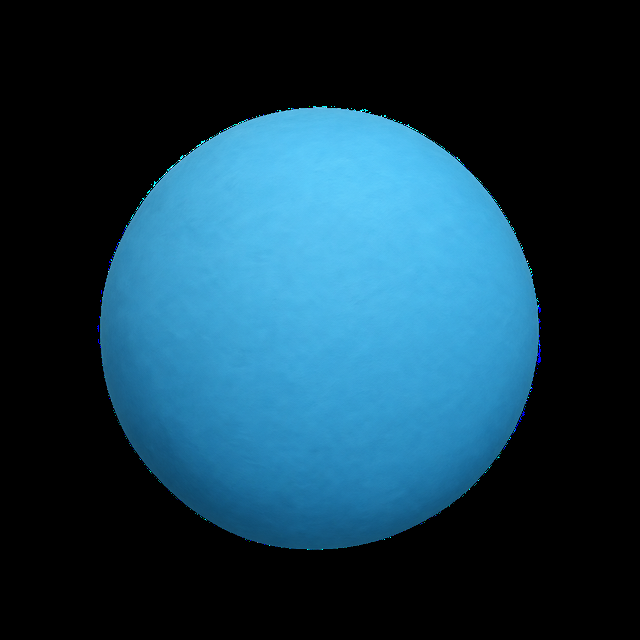
#> input picture arte/planetas/planeta-01/pecas/01-base-azul.png, 640 x 640 px
$ python preparar-planeta.py
#> lines starting #> are read from the running program, lines starting #| are printed output that depends on the picture; after the words box and inside, x2 and y2 are one past the last pixel; in counts of white or black regions, pixels touching at a corner belong together
#> in montar, base is the input picture: shape (640, 640, 4); mean B, G, R, A 75.6, 57.7, 21.5, 93.2
"""
Prepara um planeta de massinha dos Exploradores para o giro 3D (eixo vertical).

Entrada: várias imagens do MESMO planeta girando no próprio eixo vertical. Pode ser:
  • um STORYBOARD (uma imagem com vários quadros lado a lado, ex.: de 15° em 15°), ou
  • VISTAS soltas (frente, laterais, costas), cada uma num arquivo, com o ângulo.
Quanto mais quadros coerentes, melhor: entre dois quadros vizinhos o planeta gira de
verdade em 3D, e só na metade do caminho um quadro dá lugar ao seguinte.

O que o script faz:
  1. separa os quadros (storyboard) e põe na ordem do giro;
  2. amplia os quadros pequenos com IA (Real-ESRGAN, se instalado);
  3. mede a esfera em cada quadro e normaliza todos (mesmo centro e mesmo raio);
  4. MEDE o ângulo real de cada quadro (comparando quadros vizinhos projetados na
     esfera) e fecha a volta em 360°; descarta quadros repetidos;
  5. mede a luz pintada (no oceano de todos os quadros) e tira a parte horizontal,
     que mudaria de lugar ao girar; equilibra o brilho entre os quadros;
  6. mede o relevo: a silhueta de cada quadro diz quanto os elementos saem da esfera.

Gera em public/planetas/<id>/:
  quadros.webp   todos os quadros normalizados (LADO × LADO cada), em grade de até 6 colunas
  perfil.png     1024×N: altura do relevo (R) e meia espessura (G), uma linha por quadro
  frente.webp    o primeiro quadro, ampliado (arte de reserva e primeiro quadro na tela)
e src/prototypes/planetas/<id>.json, que o componente PlanetaGirando lê.

Uso (opencv-python-headless, numpy; opcional: realesrgan-ncnn-py para ampliar):
  python scripts/planetas/preparar-planeta.py planeta-01            gera tudo
  python scripts/planetas/preparar-planeta.py planeta-01 --quadros  só separa e numera os
      quadros do storyboard (folha em scripts/planetas/.quadros-<id>.png), para definir a ordem
"""
import json
import sys
from pathlib import Path

import cv2
import numpy as np

RAIZ = Path(__file__).resolve().parents[2]

PLANETAS = {
    # ---- MONTADO A PARTIR DE PEÇAS (metodologia atual) ----
    # Cada peça é um PNG transparente desenhado de frente. Ela vira um "adesivo" no globo: fica
    # exatamente como desenhada quando passa de frente para a câmera e só gira, aparece e some.
    #   lon, lat  onde fica o centro da peça (graus; lon 0 = frente, positivo = à direita da frente)
    #   giro      gira a peça no próprio plano (graus, anti-horário) para ela ficar de pé
    #   escala    1 = o tamanho que ela tem em relação à bola no kit
    #   altura    quanto ela sai da esfera (em raios); o contorno vira uma cúpula arredondada
    #   espelhar  vira na horizontal (para reaproveitar uma peça do outro lado)
    'planeta-01': {
        'pecas_dir': 'arte/planetas/planeta-01/pecas',
        'base': '01-base-azul.png',
        'pecas': [
            # lado da casa (lon ≈ −90°): cinturão de mata (a peça deitada), cachoeira e casa
            # a floresta é uma faixa alta: deitada (girada 90°) vira um cinturão de mata no lado da casa,
            # com as moitas no tamanho do kit e longe dos polos
            {'arq': '02-floresta.png', 'lon': -150, 'lat': -22, 'giro': 0, 'escala': 0.55, 'altura': 0.05},
            {'arq': '02-floresta.png', 'lon': -122, 'lat': 10, 'giro': 90, 'escala': 0.8, 'altura': 0.06},
            {'arq': '02-floresta.png', 'lon': -82, 'lat': -14, 'giro': 270, 'escala': 0.78, 'altura': 0.06, 'espelhar': True},
            {'arq': '02-floresta.png', 'lon': -96, 'lat': 18, 'giro': 180, 'escala': 0.55, 'altura': 0.06},
            {'arq': '08-cachoeira.png', 'lon': -92, 'lat': -34, 'giro': -10, 'escala': 0.95, 'altura': 0.08},
            {'arq': '04-casa.png', 'lon': -84, 'lat': 34, 'giro': 16, 'escala': 1.0, 'altura': 0.2},
            # topo, puxado para a frente
            {'arq': '03-vulcao-e-pedras.png', 'lon': -26, 'lat': 40, 'giro': 0, 'escala': 0.95, 'altura': 0.18},
            # frente (lon ≈ 0°)
            {'arq': '07-serpente.png', 'lon': -14, 'lat': -34, 'giro': 0, 'escala': 0.85, 'altura': 0.025},
            {'arq': '09-aves.png', 'lon': 16, 'lat': -6, 'giro': 0, 'escala': 0.8, 'altura': 0.03},
            {'arq': '06-barco.png', 'lon': 50, 'lat': 20, 'giro': 0, 'escala': 1.0, 'altura': 0.07},
            # lado do polvo (lon ≈ +90°)
            {'arq': '10-lira.png', 'lon': 92, 'lat': -24, 'giro': 22, 'escala': 1.0, 'altura': 0.1},
            {'arq': '05-polvo.png', 'lon': 108, 'lat': 32, 'giro': 10, 'escala': 0.95, 'altura': 0.12},
            # costas (lon ≈ 180°): um rio
            {'arq': '07-serpente.png', 'lon': 158, 'lat': -20, 'giro': 20, 'escala': 0.9, 'altura': 0.025, 'espelhar': True},
        ],
    },
    # ---- a partir de um STORYBOARD do giro (metodologia anterior, guardada para comparação) ----
    'planeta-01-storyboard': {
        'storyboard': 'arte/planetas/planeta-01/storyboard.png',
        # Ordem do giro (números dos quadros, lendo o storyboard da esquerda para a direita e de
        # cima para baixo, a partir de 0). No storyboard do Planeta 01 os quadros 7 a 14 vieram
        # fora de ordem: 9–14 invertidos e 7–8 (lado do polvo) antes da hora.
        'ordem': [0, 1, 2, 3, 4, 5, 6, 14, 13, 12, 11, 10, 9, 8, 7, 15, 16, 17, 18, 19, 20, 21],
        'chave': ['q00', 'q03', 'q06', 'q13', 'q11', 'q08', 'q16', 'q18'],
        'relevo': 0.8,
    },
}

LADO = 640          # lado de cada quadro normalizado (px)
RAIO = 213          # raio da esfera no quadro normalizado (px): sobra 1,5 R para os elementos
N_PERFIL = 1024
ALTURA_MAX = 0.75   # escala do canal R do perfil (em raios)
GIRO_MIN = 4.0      # quadros a menos de 4° do anterior são repetidos e saem
COLUNAS = 6         # colunas da grade de quadros em quadros.webp


# ---------------------------------------------------------------- quadros
# [35 lines left out: function separar_storyboard, not called in this run]


_ampliador = None


# [24 lines left out: function ampliar, not called in this run]


def medir_esfera(alfa):
    """Centro e raio da esfera: o círculo que melhor encosta na parte "lisa" da silhueta
    (as peças que saem dela são ignoradas, por ficarem acima do raio típico)."""
    A = alfa > 100
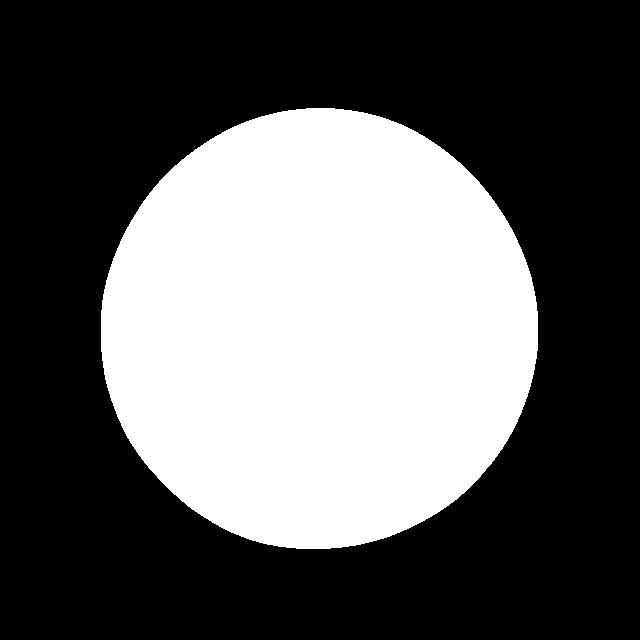
#> A: shape (640, 640) bool; 36.8% white; 1 white region, box (x1, y1, x2, y2) and area: (101, 108, 538, 549) 150873
    H, W = A.shape
#> H = 640; W = 640
    ts = np.linspace(0, 2 * np.pi, 360, endpoint=False)
    rr = np.arange(min(H, W) * 0.15, max(H, W) * 0.55, max(0.5, H / 640))
#> rr = 256 values from 96 to 351

    def perfil(cx, cy):
        X = np.round(cx + rr[None, :] * np.cos(ts)[:, None]).astype(int)
        Y = np.round(cy - rr[None, :] * np.sin(ts)[:, None]).astype(int)
        ok = (X >= 0) & (X < W) & (Y >= 0) & (Y < H)
        v = np.zeros(ok.shape, bool)
        v[ok] = A[Y[ok], X[ok]]
        idx = np.where(v.any(1), v.shape[1] - 1 - np.argmax(v[:, ::-1], 1), 0)
        return rr[idx]

    melhor = None
    for passo, faixa in ((W / 100, 0.08), (W / 400, 0.012)):
        base = (W / 2, H / 2) if melhor is None else (melhor[1], melhor[2])
        for cx in np.arange(base[0] - W * faixa, base[0] + W * faixa, passo):
            for cy in np.arange(base[1] - H * faixa, base[1] + H * faixa, passo):
                p = np.sort(perfil(cx, cy))[:200]
                if melhor is None or p.std() < melhor[0]:
                    melhor = (p.std(), cx, cy, float(np.median(p)))
#> this loop made 2 passes
#> base on pass 2: (320, 326.4)
#> pass 1, in perfil (call 4), `ok = (X >= 0) & (X < W) & (Y >= 0) & (Y < H)`:
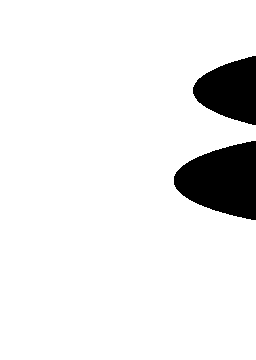
#> ok: shape (360, 256) bool; 91.8% white; 2 black regions, box (x1, y1, x2, y2) and area: (174, 141, 256, 220) 4578, (193, 56, 256, 125) 3023
#> after the loop, melhor = (0.509, 318.7, 329.9, 218)
    return melhor[1], melhor[2], melhor[3]


# [6 lines left out: function normalizar, not called in this run]


# ---------------------------------------------------------------- ângulos
_TW, _TH = 360, 180
_lon = ((np.arange(_TW) + 0.5) / _TW * 2 - 1) * np.pi
_lat = (0.5 - (np.arange(_TH) + 0.5) / _TH) * np.pi
_LON, _LAT = np.meshgrid(_lon, _lat)
_PX, _PY, _PZ = np.cos(_LAT) * np.sin(_LON), np.sin(_LAT), np.cos(_LAT) * np.cos(_LON)


# [26 lines left out: functions projetar, giro_entre, not called in this run]


# ---------------------------------------------------------------- luz e relevo
def ajustar_luz(amostras):
    """Luz pintada nos quadros, medida num material uniforme (o oceano):
    S(x, y) = c0 + c1·x + c2·y + c3·x² + c4·y² + c5·x·y + c6·r⁴ (esfera unitária, y para cima)."""
    x = np.concatenate([a[0] for a in amostras])
    y = np.concatenate([a[1] for a in amostras])
    alvo = np.concatenate([a[2] for a in amostras])
    A = np.stack([np.ones_like(x), x, y, x * x, y * y, x * y, (x * x + y * y) ** 2], 1)
    manter = np.ones(len(alvo), bool)
    # (o numpy 2.0 com o Accelerate do macOS acende avisos falsos no matmul; os valores estão certos)
    with np.errstate(all='ignore'):
        for _ in range(4):
            c, *_ = np.linalg.lstsq(A[manter], alvo[manter], rcond=None)
            res = alvo - A @ c
            manter = np.abs(res) < 2 * res[manter].std()
    return c


# [21 lines left out: functions luz_horizontal, silhueta, not called in this run]


# ---------------------------------------------------------------- planeta único (textura + relevo)
TEX_W, TEX_H = 2048, 1024   # textura 360° (equiretangular)
REL_W, REL_H = 1024, 512    # relevo 360° (equiretangular)


# [207 lines left out: functions _direcoes, construir_relevo, construir_textura, carregar_quadros, main, not called in this run]


# ---------------------------------------------------------------- montagem a partir de peças
def _cupula(alfa, altura):
    """Relevo de uma peça: o contorno vira uma cúpula arredondada (borda baixa, miolo alto)."""
    dentro = (alfa > 128).astype(np.uint8)
    if not dentro.any():
        return np.zeros(alfa.shape, np.float32)
    d = cv2.distanceTransform(dentro, cv2.DIST_L2, 5)
    rampa = max(4.0, 0.45 * np.sqrt(dentro.sum() / np.pi))
    t = np.clip(d / rampa, 0, 1)
    return (altura * (1 - (1 - t) ** 2)).astype(np.float32)


def montar(pid):
    cfg = PLANETAS[pid]
    pasta = RAIZ / cfg['pecas_dir']
    base = cv2.imread(str(pasta / cfg['base']), cv2.IMREAD_UNCHANGED)
    bcx, bcy, bR = medir_esfera(base[:, :, 3])
#> bcx = 318.7; bcy = 329.9; bR = 218
    print(f'bola: centro ({bcx:.0f}, {bcy:.0f}), raio {bR:.0f} px')
#| bola: centro (319, 330), raio 218 px

    # ---- luz da bola (o oceano é a bola inteira) → luz fixa do planeta ----
    H0, W0 = base.shape[:2]
#> H0 = 640; W0 = 640
    yy, xx = np.mgrid[0:H0, 0:W0]
    gx, gy = (xx - bcx) / bR, -(yy - bcy) / bR
    dentro = (np.hypot(gx, gy) < 0.95) & (base[:, :, 3] > 250)
#> dentro: shape (640, 640) bool; 32.9% white; 1 white region, box (x1, y1, x2, y2) and area: (112, 123, 526, 538) 134742
    with np.errstate(all='ignore'):
        lum = base[:, :, :3].astype(np.float64) @ np.array([0.114, 0.587, 0.299])
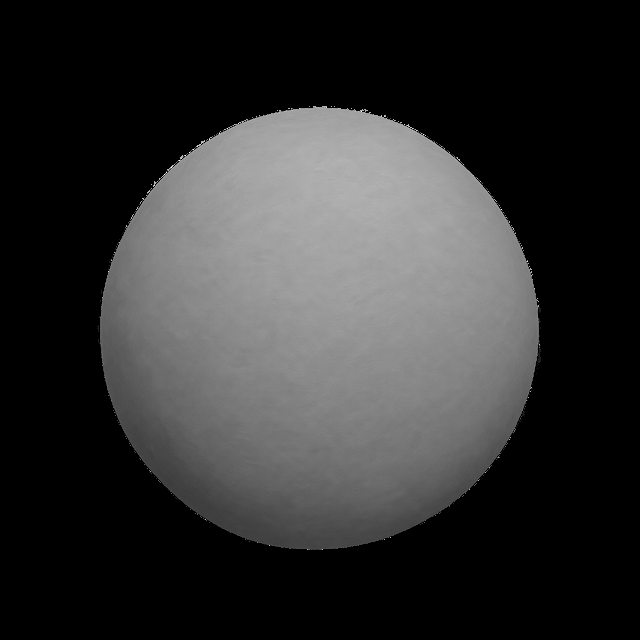
#> lum: shape (640, 640) float64; min 0, max 255, mean 48.9
    luz = ajustar_luz([(gx[dentro], gy[dentro], lum[dentro])])
#> luz = [148.3, 13.26, 50.19, -20.18, -7.73, -4.69, -27.96]
    luz = luz / luz[0]  # S(0, 0) = 1
#> luz = [1, 0.0894, 0.338, -0.136, -0.0522, -0.0316, -0.189]
    S = luz[0] + luz[1] * gx + luz[2] * gy + luz[3] * gx * gx + luz[4] * gy * gy + luz[5] * gx * gy + luz[6] * (gx * gx + gy * gy) ** 2

    # ---- oceano 360°: cor da bola sem a luz + o granulado da massinha, repetido sem emenda ----
    albedo = base[:, :, :3].astype(np.float32) / np.clip(S, 0.3, 2)[:, :, None].astype(np.float32)
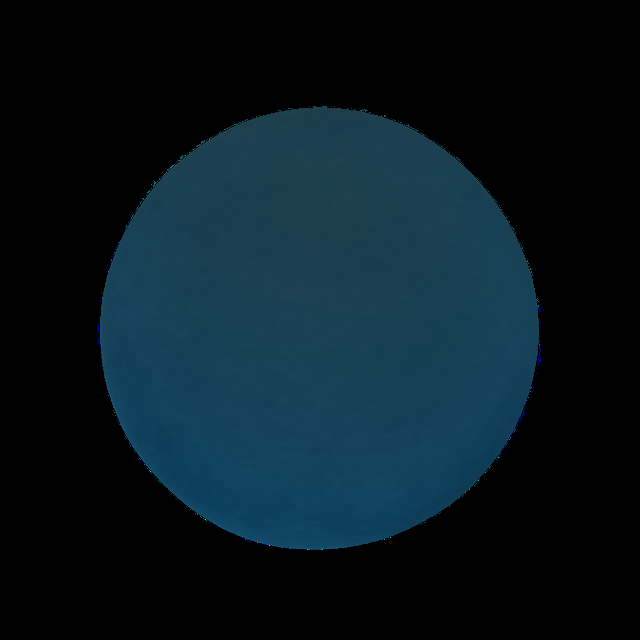
#> albedo: shape (640, 640, 3) float32; mean B, G, R 86.3, 65.1, 23.3; drawn with min black and max white
    cor_oceano = np.median(albedo[dentro], 0)
#> cor_oceano = [229.7, 174.8, 64.58]
    m = int(bR * 0.45)
#> m = 98
    remendo = albedo[int(bcy) - m:int(bcy) + m, int(bcx) - m:int(bcx) + m]
    grao = remendo - cv2.GaussianBlur(remendo, (0, 0), 6)
    ladrilho = np.vstack([np.hstack([grao, grao[:, ::-1]]), np.hstack([grao[::-1], grao[::-1, ::-1]])])
    px_por_rad = TEX_W / (2 * np.pi)
    ladrilho = cv2.resize(ladrilho, None, fx=px_por_rad / bR, fy=px_por_rad / bR, interpolation=cv2.INTER_CUBIC)
#> ladrilho: shape (586, 586, 3) float32
    reps = (TEX_H // ladrilho.shape[0] + 1, TEX_W // ladrilho.shape[1] + 1, 1)
#> reps = (2, 4, 1)
    tex = (cor_oceano[None, None, :] + np.tile(ladrilho, reps)[:TEX_H, :TEX_W]).astype(np.float32)
    rel = np.zeros((TEX_H, TEX_W), np.float32)

    # ---- peças coladas no globo, na ordem da lista (as de baixo primeiro) ----
    lon = ((np.arange(TEX_W) + 0.5) / TEX_W * 2 - 1) * np.pi
    lat = (0.5 - (np.arange(TEX_H) + 0.5) / TEX_H) * np.pi
    LON, LAT = np.meshgrid(lon, lat)
    for p in cfg['pecas']:
        img = cv2.imread(str(pasta / p['arq']), cv2.IMREAD_UNCHANGED).astype(np.float32)
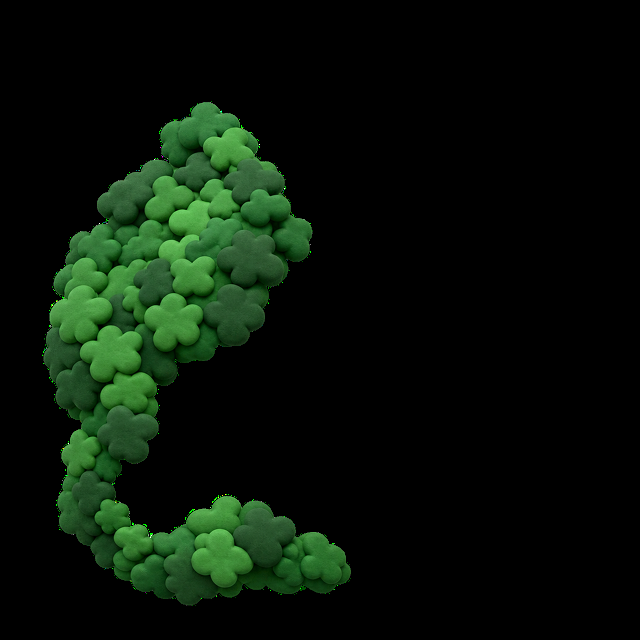
#> input picture arte/planetas/planeta-01/pecas/02-floresta.png, 640 x 640 px
        al = img[:, :, 3]
        x0, y0, w, h = cv2.boundingRect((al > 20).astype(np.uint8))
#> x0 = 43; y0 = 102; w = 308; h = 504
        ax, ay = x0 + w / 2, y0 + h / 2
#> ax = 197; ay = 354
        relevo_peca = _cupula(al, p.get('altura', 0.0))
#> in _cupula, `dentro = (alfa > 128).astype(np.uint8)`: dentro: shape (640, 640); values 0 (black) and 1 (white), 18.3% white; 1 white region, box (x1, y1, x2, y2) and area: (44, 103, 351, 605) 75147
#> in _cupula, `rampa = max(4.0, 0.45 * np.sqrt(dentro.sum() / np.pi))`: rampa = 69.6
#> in _cupula, `return (altura * (1 - (1 - t) ** 2)).astype(np.float32)`:
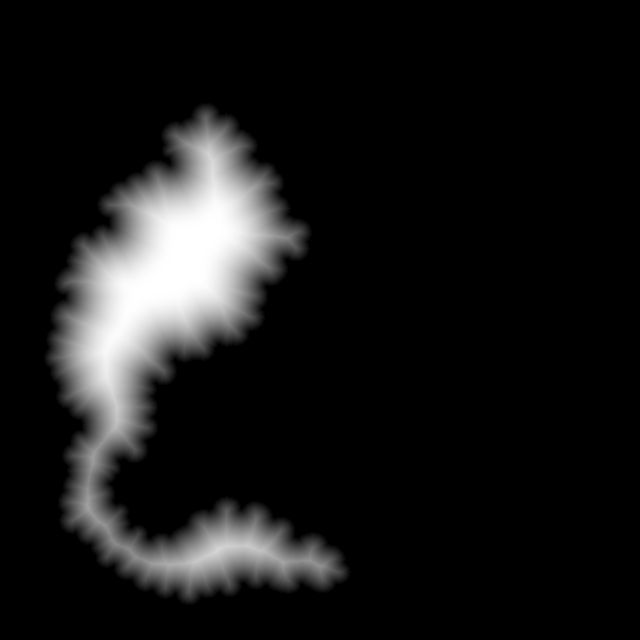
#> returned value: shape (640, 640) float32; min 0, max 0.05, mean 0.00477; drawn with min black and max white
        lon0, lat0 = np.radians(p['lon']), np.radians(p['lat'])
        dlon = (LON - lon0 + np.pi) % (2 * np.pi) - np.pi
        # coordenadas da peça: u = arco para leste; v = altura na tela (a câmera fica sempre no
        # equador, então assim a peça aparece exatamente como desenhada quando está de frente)
        u = dlon * np.cos(LAT)
        v = np.sin(LAT) - np.sin(lat0)
        if p.get('espelhar'):
            u = -u
        g = np.radians(-p.get('giro', 0.0))
        ur, vr = u * np.cos(g) - v * np.sin(g), u * np.sin(g) + v * np.cos(g)
        esc = bR / p.get('escala', 1.0)  # px da peça por raio: escala 0,5 = metade do tamanho
#> esc = 396.4
        mx = (ax + ur * esc).astype(np.float32)
        my = (ay - vr * esc).astype(np.float32)
        # a peça vale numa calota em volta do centro: some suavemente a mais de 76° de distância
        # (medida pela superfície da esfera, então não há corte em linha reta) e perto dos polos,
        # onde esticaria (acima de 72° de latitude)
        dist = np.arccos(np.clip(np.sin(LAT) * np.sin(lat0) + np.cos(LAT) * np.cos(lat0) * np.cos(dlon), -1, 1))
        frente = np.clip((np.radians(88) - dist) / np.radians(12), 0, 1) * np.clip((np.radians(80) - np.abs(LAT)) / np.radians(8), 0, 1)
        amostra = cv2.remap(img, mx, my, cv2.INTER_CUBIC, borderValue=0)
        hpeca = cv2.remap(relevo_peca, mx, my, cv2.INTER_LINEAR, borderValue=0)
        a = (amostra[:, :, 3:4] / 255.0).clip(0, 1) * frente[:, :, None]
        tex = amostra[:, :, :3] * a + tex * (1 - a)
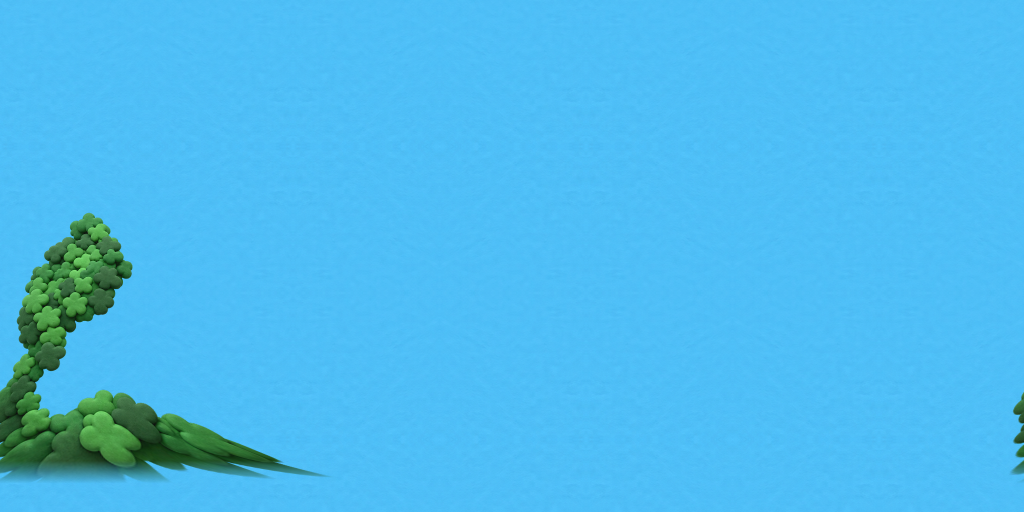
#> tex: shape (1024, 2048, 3) float64 (shown at 1/2 size); mean B, G, R 220.1, 170.8, 63.3; drawn with min black and max white
        rel = np.maximum(rel, hpeca * np.clip(a[:, :, 0] * 2 - 0.5, 0, 1))
        print(f'  {p["arq"]}: lon {p["lon"]}°, lat {p["lat"]}°')
    rel = cv2.GaussianBlur(rel, (0, 0), 1.2)
    rel = cv2.resize(rel, (REL_W, REL_H), interpolation=cv2.INTER_AREA)
    tex = tex.clip(0, 255).astype(np.uint8)

    # ---- imagem de reserva: o planeta visto de frente (sem relevo), com a luz da bola ----
    yy, xx = np.mgrid[0:LADO, 0:LADO]
    qx, qy = (xx - LADO / 2) / RAIO, -(yy - LADO / 2) / RAIO
    r2 = qx * qx + qy * qy
    z = np.sqrt(np.clip(1 - r2, 0, 1))
    tu = ((np.arctan2(qx, z) / (2 * np.pi) + 0.5) * TEX_W - 0.5).astype(np.float32)
    tv = ((0.5 - np.arcsin(np.clip(qy, -1, 1)) / np.pi) * TEX_H - 0.5).astype(np.float32)
    frente_img = cv2.remap(tex, tu, tv, cv2.INTER_LINEAR, borderMode=cv2.BORDER_WRAP).astype(np.float32)
    Sq = luz[0] + luz[1] * qx + luz[2] * qy + luz[3] * qx * qx + luz[4] * qy * qy + luz[5] * qx * qy + luz[6] * r2 ** 2
    frente_img *= np.clip(Sq, 0.5, 1.3)[:, :, None]
    alfa = (np.clip((1 - np.sqrt(r2)) * RAIO / 1.5 + 0.5, 0, 1) * 255).astype(np.uint8)
    frente_img = np.dstack([frente_img.clip(0, 255).astype(np.uint8), alfa])

    destino = RAIZ / 'public/planetas' / pid
    destino.mkdir(parents=True, exist_ok=True)
    for velho in list(destino.glob('*.png')) + list(destino.glob('*.jpg')) + list(destino.glob('*.webp')):
        velho.unlink()
    cv2.imwrite(str(destino / 'textura.webp'), tex, [cv2.IMWRITE_WEBP_QUALITY, 92])
    cv2.imwrite(str(destino / 'relevo.png'), np.round(rel / ALTURA_MAX * 255).clip(0, 255).astype(np.uint8))
    cv2.imwrite(str(destino / 'frente.webp'), frente_img, [cv2.IMWRITE_WEBP_QUALITY, 90])
    alt_max = float(rel.max())
    dados = {
        'id': pid,
        'arte': f'planetas/{pid}/frente.webp',
        'pasta': f'planetas/{pid}',
        'tamanhoArte': LADO,
        'centro': [LADO / 2, LADO / 2],
        'raio': RAIO,
        'raioQuadro': round(1 + alt_max + 0.02, 4),
        'textura': 'textura.webp',
        'relevo': 'relevo.png',
        'alturaMax': ALTURA_MAX,
        # luz da bola, completa (a textura é só cor): S(x, y) / S(0, 0)
        'luz': [round(float(x), 5) for x in luz],
        'luzCompleta': True,
        'ganho': 1.0,
    }
    (RAIZ / f'src/prototypes/planetas/{pid}.json').write_text(json.dumps(dados, ensure_ascii=False, indent=2) + '\n')
    print(f'ok: planeta montado com {len(cfg["pecas"])} peças em {destino}')


# [20 lines left out: function folha_de_quadros, not called in this run]


if __name__ == '__main__':
    alvo = sys.argv[1] if len(sys.argv) > 1 else 'planeta-01'
    if '--quadros' in sys.argv:
        folha_de_quadros(alvo)
    elif 'pecas' in PLANETAS[alvo]:
#> (the run stopped early here; a loop or call above may not have finished)
